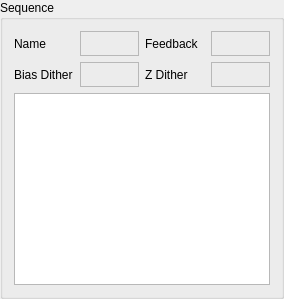
            <widget class="QGroupBox" name="groupBox_11">
             <property name="title">
              <string>Sequence</string>
             </property>
             <layout class="QGridLayout" name="gridLayout_16">
              <item row="0" column="2">
               <widget class="QLabel" name="label_59">
                <property name="sizePolicy">
                 <sizepolicy hsizetype="Preferred" vsizetype="Fixed">
                  <horstretch>0</horstretch>
                  <verstretch>0</verstretch>
                 </sizepolicy>
                </property>
                <property name="minimumSize">
                 <size>
                  <width>0</width>
                  <height>25</height>
                 </size>
                </property>
                <property name="maximumSize">
                 <size>
                  <width>16777215</width>
                  <height>25</height>
                 </size>
                </property>
                <property name="text">
                 <string>Feedback</string>
                </property>
               </widget>
              </item>
              <item row="0" column="1">
               <widget class="QLabel" name="label_seq_name">
                <property name="sizePolicy">
                 <sizepolicy hsizetype="Preferred" vsizetype="Fixed">
                  <horstretch>0</horstretch>
                  <verstretch>0</verstretch>
                 </sizepolicy>
                </property>
                <property name="minimumSize">
                 <size>
                  <width>0</width>
                  <height>25</height>
                 </size>
                </property>
                <property name="maximumSize">
                 <size>
                  <width>16777215</width>
                  <height>25</height>
                 </size>
                </property>
                <property name="frameShape">
                 <enum>QFrame::StyledPanel</enum>
                </property>
                <property name="text">
                 <string/>
                </property>
               </widget>
              </item>
              <item row="1" column="1">
               <widget class="QLabel" name="label_seq_bias_dither">
                <property name="sizePolicy">
                 <sizepolicy hsizetype="Preferred" vsizetype="Fixed">
                  <horstretch>0</horstretch>
                  <verstretch>0</verstretch>
                 </sizepolicy>
                </property>
                <property name="minimumSize">
                 <size>
                  <width>0</width>
                  <height>25</height>
                 </size>
                </property>
                <property name="maximumSize">
                 <size>
                  <width>16777215</width>
                  <height>25</height>
                 </size>
                </property>
                <property name="frameShape">
                 <enum>QFrame::StyledPanel</enum>
                </property>
                <property name="text">
                 <string/>
                </property>
               </widget>
              </item>
              <item row="1" column="0">
               <widget class="QLabel" name="label_55">
                <property name="sizePolicy">
                 <sizepolicy hsizetype="Preferred" vsizetype="Fixed">
                  <horstretch>0</horstretch>
                  <verstretch>0</verstretch>
                 </sizepolicy>
                </property>
                <property name="minimumSize">
                 <size>
                  <width>0</width>
                  <height>25</height>
                 </size>
                </property>
                <property name="maximumSize">
                 <size>
                  <width>16777215</width>
                  <height>25</height>
                 </size>
                </property>
                <property name="text">
                 <string>Bias Dither</string>
                </property>
               </widget>
              </item>
              <item row="0" column="0">
               <widget class="QLabel" name="label_19">
                <property name="sizePolicy">
                 <sizepolicy hsizetype="Preferred" vsizetype="Fixed">
                  <horstretch>0</horstretch>
                  <verstretch>0</verstretch>
                 </sizepolicy>
                </property>
                <property name="minimumSize">
                 <size>
                  <width>0</width>
                  <height>25</height>
                 </size>
                </property>
                <property name="maximumSize">
                 <size>
                  <width>16777215</width>
                  <height>25</height>
                 </size>
                </property>
                <property name="text">
                 <string>Name</string>
                </property>
               </widget>
              </item>
              <item row="0" column="3">
               <widget class="QLabel" name="label_seq_feedback">
                <property name="sizePolicy">
                 <sizepolicy hsizetype="Preferred" vsizetype="Fixed">
                  <horstretch>0</horstretch>
                  <verstretch>0</verstretch>
                 </sizepolicy>
                </property>
                <property name="minimumSize">
                 <size>
                  <width>0</width>
                  <height>25</height>
                 </size>
                </property>
                <property name="maximumSize">
                 <size>
                  <width>16777215</width>
                  <height>25</height>
                 </size>
                </property>
                <property name="frameShape">
                 <enum>QFrame::StyledPanel</enum>
                </property>
                <property name="text">
                 <string/>
                </property>
               </widget>
              </item>
              <item row="1" column="2">
               <widget class="QLabel" name="label_58">
                <property name="sizePolicy">
                 <sizepolicy hsizetype="Preferred" vsizetype="Fixed">
                  <horstretch>0</horstretch>
                  <verstretch>0</verstretch>
                 </sizepolicy>
                </property>
                <property name="minimumSize">
                 <size>
                  <width>0</width>
                  <height>25</height>
                 </size>
                </property>
                <property name="maximumSize">
                 <size>
                  <width>16777215</width>
                  <height>25</height>
                 </size>
                </property>
                <property name="text">
                 <string>Z Dither</string>
                </property>
               </widget>
              </item>
              <item row="1" column="3">
               <widget class="QLabel" name="label_seq_z_dither">
                <property name="sizePolicy">
                 <sizepolicy hsizetype="Preferred" vsizetype="Fixed">
                  <horstretch>0</horstretch>
                  <verstretch>0</verstretch>
                 </sizepolicy>
                </property>
                <property name="minimumSize">
                 <size>
                  <width>0</width>
                  <height>25</height>
                 </size>
                </property>
                <property name="maximumSize">
                 <size>
                  <width>16777215</width>
                  <height>25</height>
                 </size>
                </property>
                <property name="frameShape">
                 <enum>QFrame::StyledPanel</enum>
                </property>
                <property name="text">
                 <string/>
                </property>
               </widget>
              </item>
              <item row="3" column="0" colspan="4">
               <widget class="QListWidget" name="listWidget_seq"/>
              </item>
             </layout>
            </widget>
